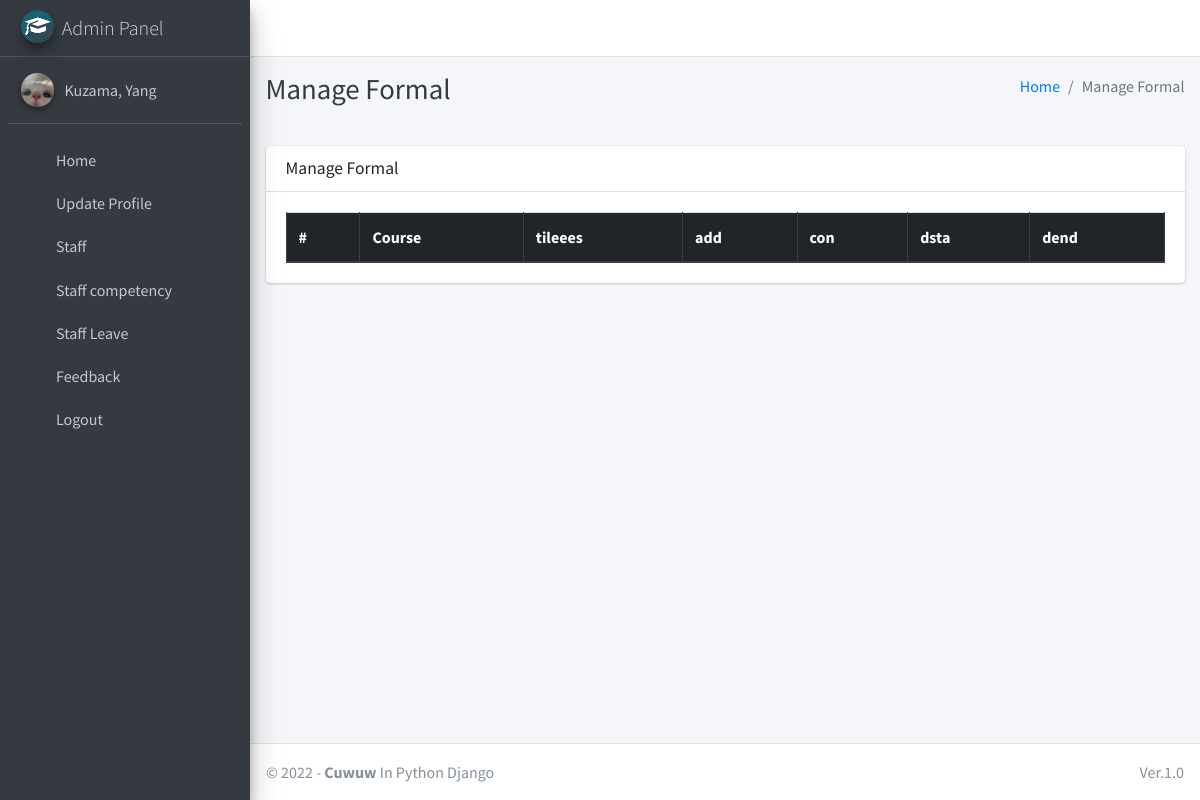
/formal/manage/ (signed in), run on the app's committed database.
### main/models.py (models this page shows)
class CustomUser(AbstractUser):
    USER_TYPE = ((1, "HOD"), (2, "Staff"))
    GENDER = [("M", "Male"), ("F", "Female")]
    username = None  # Removed username, using email instead
    email = models.EmailField(unique=True)
    user_type = models.CharField(default=1, choices=USER_TYPE, max_length=1)
    gender = models.CharField(max_length=1, choices=GENDER)
    profile_pic = models.ImageField()
    address = models.CharField(max_length=60)
    fcm_token = models.TextField(default="")  # For firebase notifications
    created_at = models.DateTimeField(auto_now_add=True)
    updated_at = models.DateTimeField(auto_now=True)
    USERNAME_FIELD = "email"
    REQUIRED_FIELDS = []
    objects = CustomUserManager()
    def __str__(self):
        return self.last_name + ", " + self.first_name

### main/hod_views.py (the view)
# urls.py: path("formal/manage/", hod_views.manage_formal, name='manage_formal'),
def manage_formal(request):
    formals = Formal.objects.all()
    context = {
        'formals': formals,
        'page_title': 'Manage Formal'
    }
    return render(request, "hod_template/manage_formal.html", context)

### main/templates/hod_template/manage_formal.html (shortened to what this page needs)
{% extends 'main/base.html' %}
{% load static %}
{% block page_title %}{{page_title}}{% endblock page_title %}
{% block content %}
<section class="content">
    <div class="container-fluid">
        <div class="row">
            <div class="col-md-12">
                <div class="card">
                    <div class="card-header">
                        <h3 class="card-title">{{page_title}}</h3>
                    </div>
                    <div class="card-body">
                        <table id="example2" class="table table-bordered table-hover">
                            <thead class="thead-dark">
                                <tr>
                                    <th>#</th>
                                    <th>Course</th>
                                     <th>tileees</th>
                                     <th>add</th>
                                     <th>con</th>
                                     <th>dsta</th>
                                    <th>dend</th>
                                </tr>
                            </thead>
                        </table>
                    </div>
                </div>
            </div>
        </div>
    </div>
</section>
{% endblock content %}

### main/templates/main/sidebar_template.html (shortened to what this page needs)
{% load static %}
<aside class="main-sidebar sidebar-dark-info elevation-4">
    {% if request.user.user_type == '1' %}
    <a href="{% url 'admin_home' %}" class="brand-link">
        <img src="{% static 'dist/img/cmsl.png' %} " alt="AdminLTE Logo"
            class="brand-image img-circle elevation-3" >
        <span class="brand-text font-weight-light">Admin Panel</span>
    </a>
    <div class="sidebar">
        <div class="user-panel mt-3 pb-3 mb-3 d-flex">
            <div class="image">
                <img src="{{ request.user.profile_pic}}" class="img-circle elevation-2" alt="User Image">
            </div>
            <div class="info">
                <a href="#" class="d-block">{{user}}</a>
            </div>
        </div>
        <nav class="mt-2">
            <ul class="nav nav-pills nav-sidebar flex-column" data-widget="treeview" role="menu" data-accordion="false">
                <li class="nav-item">
                    {% url 'admin_home' as admin_home %}
                    <a href="{{admin_home}}" class="nav-link {% if admin_home == request.path %} active {% endif %}">
                        <i class="nav-icon fas fa-home"></i>
                        <p>
                            Home
                        </p>
                    </a>
                </li>
                <li class="nav-item">
                    {% url 'admin_view_profile' as admin_view_profile %}
                    <a href="{{admin_view_profile}}"
                        class="nav-link {% if admin_view_profile == request.path %} active {% endif %}">
                        <i class="nav-icon fas fa-address-card"></i>
                        <p>
                            Update Profile
                        </p>
                    </a>
                </li>
 <li class="nav-item has-treeview">
                    <a href="#" class="nav-link">
                        <i class="nav-icon fas fa-book"></i>
                        <p>
                            Staff
                            <i class="fas fa-angle-left right"></i>
                        </p>
                    </a>
 <li class="nav-item">
                    {% url 'view_staff_competency_journal' as view_staff_competency_journal %}
                    <a href="{{view_staff_competency_journal}}"
                        class="nav-link {% if view_staff_competency_journal == request.path %} active {% endif %}">
                        <i class="nav-icon fas fa-address-card"></i>
                        <p>
                            Staff competency
                        </p>
                    </a>
                </li>
                <li class="nav-item">
                    {% url 'view_staff_leave' as view_staff_leave %}
                    <a href="{{view_staff_leave}}"
                        class="nav-link  {% if view_staff_leave == request.path %} active {% endif %}">
                        <i class="nav-icon fas fa-check-double"></i>
                        <p>
                            Staff Leave
                        </p>
                    </a>
                </li>
                  <li class="nav-item">
                                {% url 'staff_feedback_message' as staff_feedback_message %}
                                <a href="{{staff_feedback_message}}"
                                    class="nav-link {% if staff_feedback_message == request.path %} active {% endif %}">
                                    <i class="nav-icon fas fa-comment-alt"></i>
                                    <p>
                                        Feedback
                                    </p>
                                </a>
                            </li>
                                        {% endif %}
                                        <li class="nav-item">
                                            <a href="{% url 'user_logout' %}"
                                                onclick="return confirm('Your session would be terminated.\n\nProceed?')"
                                                class="nav-link">
                                                <i class="nav-icon fas fa-power-off"></i>
                                                <p>
                                                    Logout
                                                </p>
                                            </a>
                                        </li>
                                    </ul>
                                </nav>
                            </div>
</aside>

### data on the page
CustomUser: user.profile_pic (picture), last_name+first_name "Kuzama, Yang"

### other printed values
{{ page_title }} "Manage Formal"
